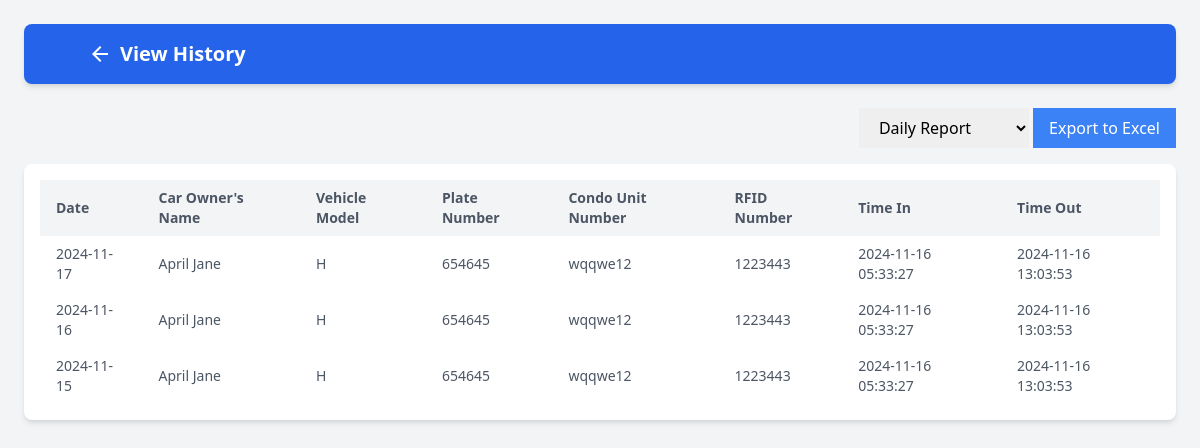
Before: /admin/view_record.php?carID=11 with the older database file.
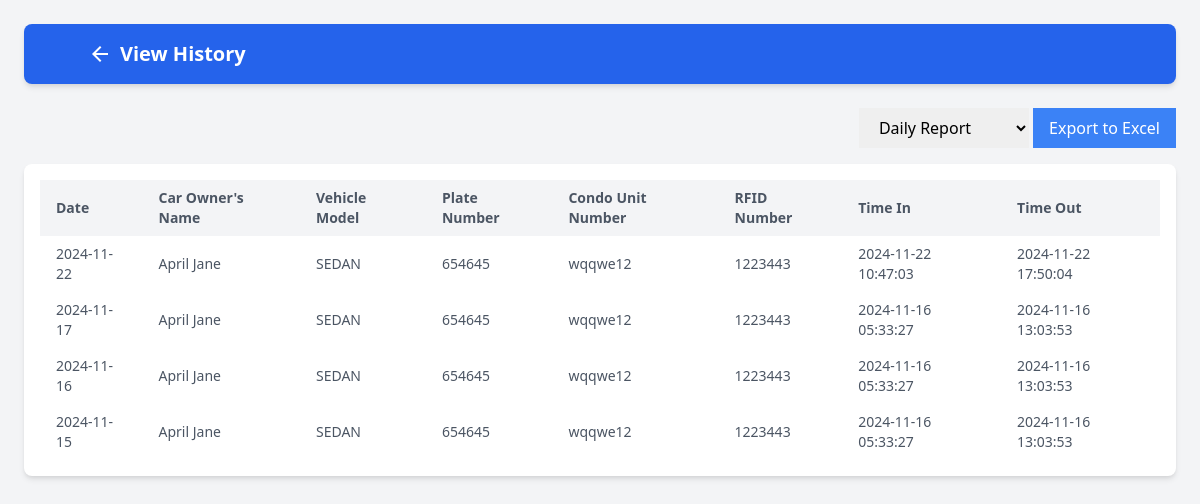
After: the same page with the newer database file.
### tables this page shows
CREATE TABLE `time_logs` (
  `time_id` int(11) NOT NULL,
  `time_car_id` int(11) NOT NULL,
  `time_date` date NOT NULL,
  `time_in` datetime NOT NULL,
  `time_out` datetime DEFAULT NULL
);

CREATE TABLE `cars` (
  `car_id` int(11) NOT NULL,
  `carName` varchar(60) NOT NULL,
  `carType` varchar(60) NOT NULL,
  `plateNumber` varchar(60) NOT NULL,
  `condo` varchar(60) NOT NULL,
  `RFID` varchar(60) NOT NULL,
  `CarImage` varchar(255) NOT NULL,
  `cctImage` varchar(255) NOT NULL,
  `carStatus` int(11) NOT NULL DEFAULT 1 COMMENT '0=archive, 1=active'
);

### backend/db.php (called while the page is built, shortened)
<?php
class db_connect
{
    public $host = db_host;
    public $user = db_user;
    public $pass = db_pass;
    public $name = db_name;
    public function connect()
    {
        try {
            $this->conn = new mysqli($this->host, $this->user, $this->pass, $this->name);
        } catch (\Throwable $th) {
            header("Location:setup.php");
        }
    }
}

### backend/class.php (called while the page is built, shortened)
<?php
include ('db.php');
class global_class extends db_connect
{
    public function fetch_all_logHistory($carId) {
        $query = "SELECT * FROM `time_logs`
            LEFT JOIN cars
            ON cars.car_id = time_logs.time_car_id
            WHERE `time_car_id` = $carId
            ORDER BY time_logs.time_date DESC";
        $result = $this->conn->query($query);
        return $result;
    }
}
?>

### admin/view_record.php (the view, shortened to what this page needs)
<?php
include('../backend/class.php');
include "component/header.php";
$db = new global_class();
$carId = $_GET['carID'];
?>
<div class="flex justify-end mb-4">
    <form method="GET" action="../function/export_report.php">
        <select name="report_type" class="px-4 py-2">
            <option value="daily">Daily Report</option>
        </select>
        <button type="submit" class="bg-blue-500 text-white px-4 py-2">Export to Excel</button>
    </form>
</div>
<div class="overflow-x-auto bg-white shadow-md rounded-lg p-4">
    <table class="min-w-full table-auto">
        <thead class="bg-gray-100">
            <tr>
                <th class="px-4 py-2 text-left text-sm font-semibold text-gray-600">Date</th>
                <th class="px-4 py-2 text-left text-sm font-semibold text-gray-600">Car Owner's Name</th>
                <th class="px-4 py-2 text-left text-sm font-semibold text-gray-600">Vehicle Model</th>
                <th class="px-4 py-2 text-left text-sm font-semibold text-gray-600">Plate Number</th>
                <th class="px-4 py-2 text-left text-sm font-semibold text-gray-600">Condo Unit Number</th>
                <th class="px-4 py-2 text-left text-sm font-semibold text-gray-600">RFID Number</th>
                <th class="px-4 py-2 text-left text-sm font-semibold text-gray-600">Time In</th>
                <th class="px-4 py-2 text-left text-sm font-semibold text-gray-600">Time Out</th>
            </tr>
        </thead>
    <tbody>
        <?php
            $fetch_all_logHistory = $db->fetch_all_logHistory($carId);
            foreach ($fetch_all_logHistory as $logs):
        ?>
            <tr>
                <td class="px-4 py-2 text-sm text-gray-600"><?= $logs['time_date'] ?></td>
                <td class="px-4 py-2 text-sm text-gray-600"><?= $logs['carName'] ?></td>
                <td class="px-4 py-2 text-sm text-gray-600"><?= $logs['carType'] ?></td>
                <td class="px-4 py-2 text-sm text-gray-600"><?= $logs['plateNumber'] ?></td>
                <td class="px-4 py-2 text-sm text-gray-600"><?= $logs['condo'] ?></td>
                <td class="px-4 py-2 text-sm text-gray-600"><?= $logs['RFID'] ?></td>
                <td class="px-4 py-2 text-sm text-gray-600"><?= $logs['time_in'] ?></td>
                <td class="px-4 py-2 text-sm text-gray-600">
                    <?= $logs['time_out'] ? $logs['time_out'] : 'No Time Out' ?>
                </td>
            </tr>
        <?php endforeach; ?>
    </tbody>
    </table>
</div>
</body>
</html>

Changed rows visible on the page:
added time_logs: time_date "2024-11-22", time_car.carName "April Jane", time_car.carType "SEDAN", time_car.plateNumber "654645", time_car.condo "wqqwe12", time_car.RFID "1223443", time_in "2024-11-22 10:47:03", time_out "2024-11-22 17:50:04"
changed through a linked row, time_logs (number 2 of 4 on the later page): time_car.carType "H" → "SEDAN"
changed through a linked row, time_logs (number 3 of 4 on the later page): time_car.carType "H" → "SEDAN"
changed through a linked row, time_logs (number 4 of 4 on the later page): time_car.carType "H" → "SEDAN"
